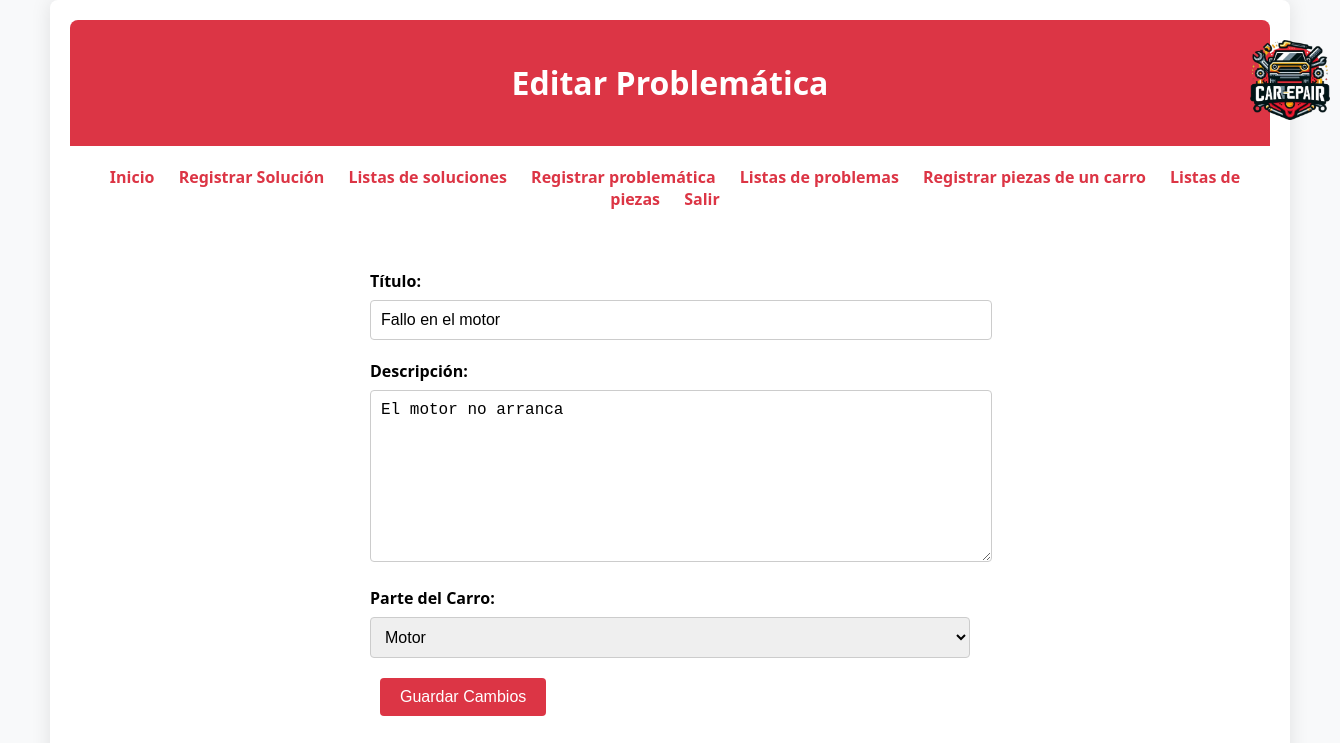
/paginas/editar_problematica.php?id=1 (signed in), run on the app's committed database.
### tables this page shows
CREATE TABLE problemas (
    id INT AUTO_INCREMENT PRIMARY KEY,
    titulo VARCHAR(100) NOT NULL,
    descripcion VARCHAR(255) NOT NULL,
    parte_id INT,
    fecha TIMESTAMP DEFAULT CURRENT_TIMESTAMP,
    FOREIGN KEY (parte_id) REFERENCES partes_carro(id)
);

CREATE TABLE partes_carro (
    id INT AUTO_INCREMENT PRIMARY KEY,
    nombre VARCHAR(100) NOT NULL
);

### paginas/editar_problematica.php (the view, shortened to what this page needs)
<?php
$role = isset($_SESSION['role']) ? $_SESSION['role'] : '';
require '../funciones/conexion.php';
$titulo = $descripcion = $parte_id = '';
$problematica_id = $_GET['id'] ?? null;
if ($problematica_id) {
    $query_problematica = "SELECT titulo, descripcion, parte_id FROM problemas WHERE id = ?";
    $stmt_problematica = $conn->prepare($query_problematica);
    if ($stmt_problematica) {
        $stmt_problematica->bind_param("i", $problematica_id);
        if ($stmt_problematica->execute()) {
            $result_problematica = $stmt_problematica->get_result();
            if ($result_problematica->num_rows == 1) {
                $row = $result_problematica->fetch_assoc();
                $titulo = $row['titulo'];
                $descripcion = $row['descripcion'];
                $parte_id = $row['parte_id'];
            } else {
                echo "No se encontró la problemática.";
                exit();
            }
        } else {
            echo "Error al ejecutar la consulta para obtener los datos actuales de la problemática.";
            exit();
        }
    } else {
        echo "Error en la preparación de la consulta para obtener los datos actuales de la problemática: " . $conn->error;
        exit();
    }
}
$query_partes = "SELECT id, nombre FROM partes_carro";
$result_partes = $conn->query($query_partes);
?>
<!DOCTYPE html>
<html lang="es">
<head>
    <link rel="stylesheet" href="../style/styles.css">
</head>
<body>
    <div class="container">
        <header>
            <h1><?php echo $problematica_id ? 'Editar' : 'Registrar'; ?> Problemática</h1>
            <img src="../style/logo.png" alt="Logo" class="logo-image">
        </header>
        <nav>
            <ul>
                <li><a href="inicio.php">Inicio</a></li>
                <?php if ($role == 'admin'): ?>
                    <li><a href="registrar_solucion.php">Registrar Solución</a></li>
                    <li><a href="lista_soluciones.php">Listas de soluciones</a></li>
                    <li><a href="registrar_problematica.php">Registrar problemática</a></li>
                    <li><a href="lista_problemas.php">Listas de problemas</a></li>
                    <li><a href="registrar_piezas.php">Registrar piezas de un carro</a></li>
                    <li><a href="lista_piezas.php">Listas de piezas</a></li>
                <?php else: ?>
                    <li><a href="buscar_problematica.php">Buscar problemática</a></li>
                <?php endif; ?>
                <li><a href="../funciones/logout.php">Salir</a></li>
            </ul>
        </nav>
        <main>
            <form action="<?php echo htmlspecialchars($_SERVER["PHP_SELF"]) . '?id=' . $problematica_id; ?>" method="POST">
                <div class="form-group">
                    <label>Título:</label>
                    <input type="text" name="titulo" value="<?php echo htmlspecialchars($titulo); ?>">
                </div>
                <div class="form-group">
                    <label>Descripción:</label>
                    <textarea name="descripcion"><?php echo htmlspecialchars($descripcion); ?></textarea>
                </div>
                <div class="form-group">
                    <label>Parte del Carro:</label>
                    <select name="parte_id">
                        <?php
                        if ($result_partes->num_rows > 0) {
                            while ($row = $result_partes->fetch_assoc()) {
                                echo "<option value=\"" . $row['id'] . "\"";
                                if ($parte_id == $row['id']) {
                                    echo " selected";
                                }
                                echo ">" . htmlspecialchars($row['nombre']) . "</option>";
                            }
                        }
                        ?>
                    </select>
                </div>
                <div class="form-group">
                    <button type="submit">Guardar Cambios</button>
                </div>
            </form>
        </main>
    </div>
</body>
</html>

### style/styles.css (style rules this page uses)
body { font-family: Calibri, 'Segoe UI', Tahoma, Geneva, Verdana, sans-serif; background-color: #f8f9fa; margin: 0; padding: 0; }
.container { max-width: 1200px; margin: 0 auto; padding: 20px; background-color: #ffffff; box-shadow: 0 0 20px rgba(0, 0, 0, 0.1); border-radius: 8px; }
header { text-align: center; padding: 20px; background-color: #dc3545; color: white; border-radius: 8px 8px 0 0; }
nav { margin: 20px 0; text-align: center; }
nav ul { list-style: none; padding: 0; }
nav ul li { display: inline; margin: 0 10px; }
nav ul li a { text-decoration: none; color: #dc3545; font-weight: bold; }
main { text-align: center; padding: 20px; }
form { margin-top: 20px; display: flex; justify-content: center; align-items: center; }
form input[type="text"] { padding: 10px; width: 300px; border: 1px solid #cccccc; border-radius: 4px; font-size: 16px; }
form button { padding: 10px 20px; background-color: #dc3545; color: white; border: none; border-radius: 4px; cursor: pointer; font-size: 16px; margin-left: 10px; }
form { margin-top: 20px; display: flex; flex-direction: column; align-items: center; }
.form-group { margin-bottom: 20px; text-align: left; width: 100%; max-width: 600px; }
.form-group label { display: block; margin-bottom: 8px; font-weight: bold; }
.form-group select, .form-group input[type="text"], .form-group textarea { width: 100%; padding: 10px; font-size: 16px; border: 1px solid #cccccc; border-radius: 4px; }
.form-group textarea { min-height: 150px; resize: vertical; }
button[type="submit"] { padding: 10px 20px; background-color: #dc3545; color: white; border: none; border-radius: 4px; cursor: pointer; font-size: 16px; transition: background-color 0.3s ease; }

### paginas/editar_problematica.php (style rules this page uses)
.logo-image { width: 80px; height: auto; position: absolute; top: 40px; left: 1250px; }

### data on the page
problemas: titulo "Fallo en el motor", descripcion "El motor no arranca", parte_id "Motor"
